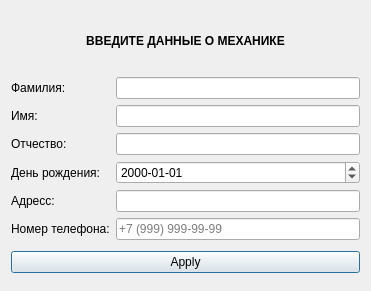
<?xml version="1.0" encoding="UTF-8"?>
<ui version="4.0">
 <class>dialog_insert_mechanic</class>
 <widget class="QDialog" name="dialog_insert_mechanic">
  <property name="geometry">
   <rect>
    <x>0</x>
    <y>0</y>
    <width>371</width>
    <height>291</height>
   </rect>
  </property>
  <property name="windowTitle">
   <string>Добавление записи</string>
  </property>
  <layout class="QGridLayout" name="gridLayout_2">
   <item row="2" column="0">
    <widget class="QPushButton" name="pushButton">
     <property name="enabled">
      <bool>true</bool>
     </property>
     <property name="text">
      <string>Apply</string>
     </property>
     <property name="checkable">
      <bool>true</bool>
     </property>
     <property name="checked">
      <bool>false</bool>
     </property>
     <property name="autoExclusive">
      <bool>true</bool>
     </property>
    </widget>
   </item>
   <item row="1" column="0">
    <layout class="QGridLayout" name="gridLayout">
     <item row="1" column="0">
      <widget class="QLabel" name="name">
       <property name="text">
        <string>Имя:</string>
       </property>
      </widget>
     </item>
     <item row="0" column="1">
      <widget class="QLineEdit" name="lineEdit_1"/>
     </item>
     <item row="2" column="0">
      <widget class="QLabel" name="patronymic">
       <property name="styleSheet">
        <string notr="true">font: 13pt &quot;.AppleSystemUIFont&quot;;</string>
       </property>
       <property name="text">
        <string>Отчество:</string>
       </property>
      </widget>
     </item>
     <item row="1" column="1">
      <widget class="QLineEdit" name="lineEdit_2"/>
     </item>
     <item row="0" column="0">
      <widget class="QLabel" name="surname">
       <property name="text">
        <string>Фамилия:</string>
       </property>
      </widget>
     </item>
     <item row="2" column="1">
      <widget class="QLineEdit" name="lineEdit_3"/>
     </item>
     <item row="5" column="0">
      <widget class="QLabel" name="label_5">
       <property name="text">
        <string>Номер телефона:</string>
       </property>
      </widget>
     </item>
     <item row="5" column="1">
      <widget class="QLineEdit" name="lineEdit_5">
       <property name="placeholderText">
        <string>+7 (999) 999-99-99</string>
       </property>
      </widget>
     </item>
     <item row="3" column="1">
      <widget class="QDateEdit" name="dateEdit">
       <property name="displayFormat">
        <string>yyyy-MM-dd</string>
       </property>
      </widget>
     </item>
     <item row="4" column="0">
      <widget class="QLabel" name="label_7">
       <property name="text">
        <string>Адресс:</string>
       </property>
      </widget>
     </item>
     <item row="4" column="1">
      <widget class="QLineEdit" name="lineEdit_4"/>
     </item>
     <item row="3" column="0">
      <widget class="QLabel" name="label_4">
       <property name="text">
        <string>День рождения:</string>
       </property>
      </widget>
     </item>
    </layout>
   </item>
   <item row="0" column="0">
    <widget class="QLabel" name="label_8">
     <property name="maximumSize">
      <size>
       <width>16777215</width>
       <height>50</height>
      </size>
     </property>
     <property name="styleSheet">
      <string notr="true">font: 20pt &quot;.AppleSystemUIFont&quot;;</string>
     </property>
     <property name="text">
      <string>&lt;html&gt;&lt;head/&gt;&lt;body&gt;&lt;p align=&quot;center&quot;&gt;&lt;span style=&quot; font-weight:600;&quot;&gt;ВВЕДИТЕ ДАННЫЕ О МЕХАНИКЕ&lt;/span&gt;&lt;/p&gt;&lt;/body&gt;&lt;/html&gt;</string>
     </property>
     <property name="textFormat">
      <enum>Qt::AutoText</enum>
     </property>
     <property name="alignment">
      <set>Qt::AlignCenter</set>
     </property>
     <property name="margin">
      <number>10</number>
     </property>
    </widget>
   </item>
  </layout>
 </widget>
 <resources/>
 <connections/>
</ui>
